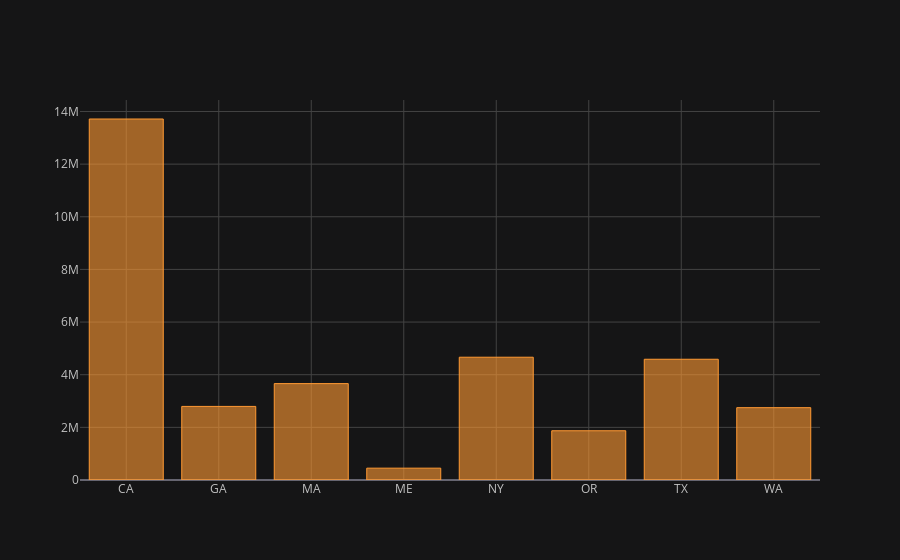

The code cell stored with this chart in its notebook:
### Code cell
by_state.iplot(kind='bar')

### Figure 1 — Plotly figure (JSON) as saved in the notebook; plotly's stock layout.template omitted (floating-point values rounded to 4 significant figures)
{"data": [{"marker": {"color": "rgba(255, 153, 51, 0.6)", "line": {"color": "rgba(255, 153, 51, 1.0)", "width": 1}}, "name": "Sales", "orientation": "v", "text": "", "type": "bar", "x": ["CA", "GA", "MA", "ME", "NY", "OR", "TX", "WA"], "y": [13710000.0, 2795000.0, 3662000.0, 449800.0, 4664000.0, 1871000.0, 4588000.0, 2748000.0]}], "layout": {"legend": {"bgcolor": "#151516", "font": {"color": "#D9D9D9"}}, "paper_bgcolor": "#151516", "plot_bgcolor": "#151516", "title": {"font": {"color": "#D9D9D9"}}, "xaxis": {"gridcolor": "#434343", "showgrid": true, "tickfont": {"color": "#C2C2C2"}, "title": {"font": {"color": "#D9D9D9"}, "text": ""}, "zerolinecolor": "#666570"}, "yaxis": {"gridcolor": "#434343", "showgrid": true, "tickfont": {"color": "#C2C2C2"}, "title": {"font": {"color": "#D9D9D9"}, "text": ""}, "zerolinecolor": "#666570"}}}
